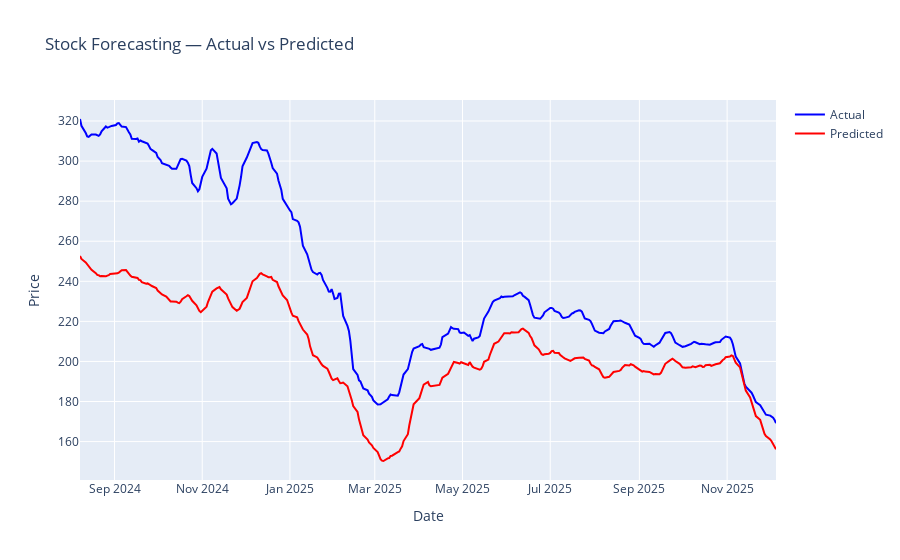

The notebook cell saved with this chart:
### Code cell
model, df_processed, actual, predictions = train_forecasting_model(ncc)

plot_forecast(df_processed, actual, predictions)

### Figure 1 — Plotly figure (JSON) as saved in the notebook; plotly's stock layout.template omitted (floating-point values rounded to 4 significant figures; data arrays with more than 128 entries replaced by an {"elided": "..."} marker saying what was removed)
{"data": [{"line": {"color": "blue"}, "mode": "lines", "name": "Actual", "type": "scatter", "x": {"elided": "332 str values"}, "y": {"elided": "332 float values"}}, {"line": {"color": "red"}, "mode": "lines", "name": "Predicted", "type": "scatter", "x": {"elided": "332 str values"}, "y": {"elided": "332 float values"}}], "layout": {"title": {"text": "Stock Forecasting — Actual vs Predicted"}, "xaxis": {"title": {"text": "Date"}}, "yaxis": {"title": {"text": "Price"}}}}
